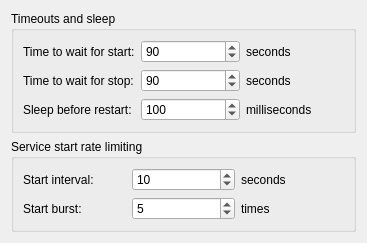
<?xml version="1.0" encoding="UTF-8"?>
<ui version="4.0">
 <class>TimeoutsDialog</class>
 <widget class="QWidget" name="TimeoutsDialog">
  <property name="geometry">
   <rect>
    <x>0</x>
    <y>0</y>
    <width>367</width>
    <height>240</height>
   </rect>
  </property>
  <property name="windowTitle">
   <string>Form</string>
  </property>
  <layout class="QGridLayout" name="gridLayout_2">
   <item row="5" column="0" colspan="2">
    <spacer name="verticalSpacer">
     <property name="orientation">
      <enum>Qt::Vertical</enum>
     </property>
     <property name="sizeHint" stdset="0">
      <size>
       <width>20</width>
       <height>0</height>
      </size>
     </property>
    </spacer>
   </item>
   <item row="4" column="0" colspan="2">
    <widget class="QGroupBox" name="groupBox">
     <property name="title">
      <string>Service start rate limiting</string>
     </property>
     <layout class="QGridLayout" name="gridLayout">
      <item row="0" column="1">
       <widget class="QSpinBox" name="spnDefaultStartLimitInterval">
        <property name="toolTip">
         <string>&lt;html&gt;&lt;head/&gt;&lt;body&gt;&lt;p&gt;Interval in which rate limiting is set.&lt;/p&gt;&lt;/body&gt;&lt;/html&gt;</string>
        </property>
        <property name="maximum">
         <number>999999999</number>
        </property>
        <property name="value">
         <number>10</number>
        </property>
       </widget>
      </item>
      <item row="0" column="0">
       <widget class="QLabel" name="label_5">
        <property name="text">
         <string>Start interval:</string>
        </property>
       </widget>
      </item>
      <item row="1" column="0">
       <widget class="QLabel" name="label_6">
        <property name="text">
         <string>Start burst:</string>
        </property>
       </widget>
      </item>
      <item row="1" column="1">
       <widget class="QSpinBox" name="spnDefaultStartLimitBurst">
        <property name="toolTip">
         <string>&lt;html&gt;&lt;head/&gt;&lt;body&gt;&lt;p&gt;Sets how many times a service can be started within the defined interval.&lt;/p&gt;&lt;/body&gt;&lt;/html&gt;</string>
        </property>
        <property name="maximum">
         <number>999999999</number>
        </property>
        <property name="value">
         <number>5</number>
        </property>
       </widget>
      </item>
      <item row="0" column="2">
       <widget class="QLabel" name="label_8">
        <property name="text">
         <string>seconds</string>
        </property>
       </widget>
      </item>
      <item row="1" column="2">
       <widget class="QLabel" name="label_7">
        <property name="text">
         <string>times</string>
        </property>
       </widget>
      </item>
     </layout>
    </widget>
   </item>
   <item row="0" column="0" colspan="2">
    <widget class="QGroupBox" name="groupBox_2">
     <property name="title">
      <string>Timeouts and sleep</string>
     </property>
     <layout class="QGridLayout" name="gridLayout_3">
      <item row="0" column="0">
       <widget class="QLabel" name="label_2">
        <property name="text">
         <string>Time to wait for start:</string>
        </property>
       </widget>
      </item>
      <item row="1" column="0">
       <widget class="QLabel" name="label_3">
        <property name="text">
         <string>Time to wait for stop:</string>
        </property>
       </widget>
      </item>
      <item row="2" column="1">
       <widget class="QSpinBox" name="spnDefaultRestartSec">
        <property name="toolTip">
         <string>&lt;html&gt;&lt;head/&gt;&lt;body&gt;&lt;p&gt;Time to sleep before restarting a service.&lt;/p&gt;&lt;/body&gt;&lt;/html&gt;</string>
        </property>
        <property name="maximum">
         <number>999999999</number>
        </property>
        <property name="value">
         <number>100</number>
        </property>
       </widget>
      </item>
      <item row="0" column="1">
       <widget class="QSpinBox" name="spnDefaultTimeoutStartSec">
        <property name="toolTip">
         <string>&lt;html&gt;&lt;head/&gt;&lt;body&gt;&lt;p&gt;Time to wait when starting a unit. If a unit does not signal start-up completion within this time, it is considered failed and will be shut down.&lt;/p&gt;&lt;/body&gt;&lt;/html&gt;</string>
        </property>
        <property name="maximum">
         <number>999999999</number>
        </property>
        <property name="value">
         <number>90</number>
        </property>
       </widget>
      </item>
      <item row="1" column="1">
       <widget class="QSpinBox" name="spnDefaultTimeoutStopSec">
        <property name="toolTip">
         <string>&lt;html&gt;&lt;head/&gt;&lt;body&gt;&lt;p&gt;Time to wait when stopping a unit. If a unit does not terminate within this time, it will be forcibly shut down.&lt;/p&gt;&lt;/body&gt;&lt;/html&gt;</string>
        </property>
        <property name="maximum">
         <number>999999999</number>
        </property>
        <property name="value">
         <number>90</number>
        </property>
       </widget>
      </item>
      <item row="2" column="0">
       <widget class="QLabel" name="label_4">
        <property name="text">
         <string>Sleep before restart:</string>
        </property>
       </widget>
      </item>
      <item row="0" column="2">
       <widget class="QLabel" name="label_11">
        <property name="text">
         <string>seconds</string>
        </property>
       </widget>
      </item>
      <item row="1" column="2">
       <widget class="QLabel" name="label_10">
        <property name="text">
         <string>seconds</string>
        </property>
       </widget>
      </item>
      <item row="2" column="2">
       <widget class="QLabel" name="label_9">
        <property name="text">
         <string>milliseconds</string>
        </property>
       </widget>
      </item>
     </layout>
    </widget>
   </item>
  </layout>
 </widget>
 <tabstops>
  <tabstop>spnDefaultStartLimitInterval</tabstop>
  <tabstop>spnDefaultStartLimitBurst</tabstop>
 </tabstops>
 <resources/>
 <connections/>
</ui>
